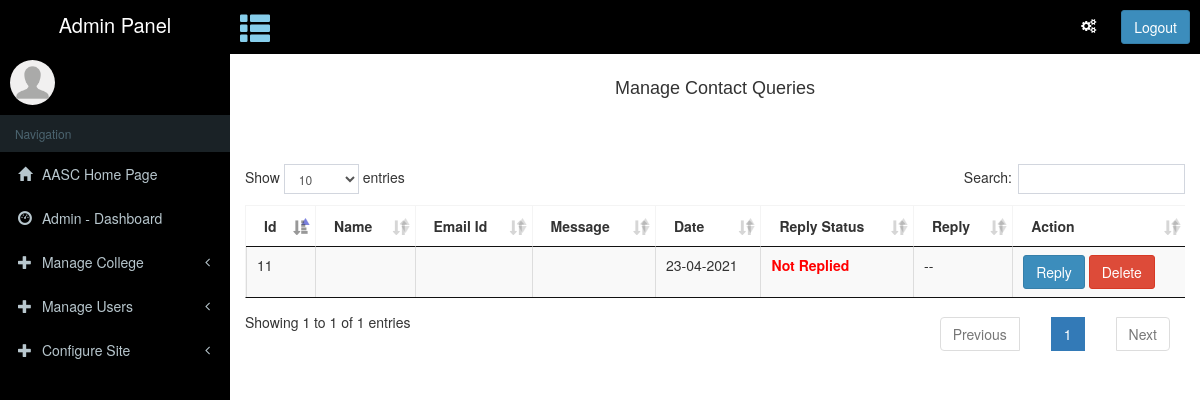
/account/configure-site/manage-contact-queries.php, run on the app's committed database.
### tables this page shows
CREATE TABLE `contactus` (
  `id` int(255) NOT NULL,
  `uname` varchar(50) NOT NULL,
  `emailid` varchar(100) NOT NULL,
  `msg` varchar(1000) NOT NULL,
  `date` varchar(100) NOT NULL,
  `replystatus` varchar(100) NOT NULL,
  `reply` varchar(1000) NOT NULL
);

### account/configure-site/manage-contact-queries.php (the view, shortened to what this page needs)
<?php
include '../../connection.php';
?>
<!DOCTYPE html>
<html>
<head>
  <?php include '../../assets/dashboard-assets-css.php'; ?>
</head>
<body class="hold-transition skin-blue sidebar-mini">
  <div class="wrapper">
    <?php include '../../navbar/dashboard-navbar.php';?>
    <?php include '../../sidebar/dashboard-left-sidebar.php';?>
    <div class="content-wrapper" style="background-color: #ffffff; ">
      <section class="content-header">
			<center> <h4>Manage Contact Queries</h4> </center>
      </section>
      <section class="content">
        <br><br>
        <div class="table-responsive">
          <table id="example" class="table table-striped table-bordered cell-border" cellspacing="0" width="100%">
            <thead>
              <tr>
                <th>Id</th>
                <th>Name</th>
                <th>Email Id</th>
                <th>Message</th>
                <th>Date</th>
                <th>Reply Status</th>
                <th>Reply</th>
                <th>Action</th>
              </tr>
            </thead>
            <tbody>
              <?php
              $get2 = mysqli_query($conn,"SELECT * FROM contactus");
              while($row2 = mysqli_fetch_array($get2))
              {
                $id=$row2['id'];
                $uname=$row2['uname'];
                $emailid=$row2['emailid'];
                $msg=$row2['msg'];
                $date=$row2['date'];
                $replystatus=$row2['replystatus'];
                $reply=$row2['reply'];
                ?>
                <div id="tbl_row">
                  <tr>
                    <td><?php echo $id; ?></td>
                    <td><?php echo $uname; ?></td>
                    <td><?php echo $emailid; ?></td>
                    <td><?php echo $msg; ?></td>
                    <td><?php echo $date; ?></td>
                    <td>
                    <?php
                    	if($replystatus=="Not Replied") {
                    ?>
					<b style="color: red"><?php echo $replystatus; ?></b>
					<?php
						}
					?>
                    </td>
                    <td><?php echo $reply; ?></td>
                    <td>
                      <input type="button" name="btnReply" id="btnReply" value="Reply" class="btn btn-primary" onclick="reply_row('<?php echo $id; ?>')">
                      <input type="button" name="btnDelete" id="btnDelete" value="Delete" class="btn btn-danger" onclick="delete_row('<?php echo $id; ?>')">
                    </td>
                  </tr>
                </div>
                <?php
              }
              ?>
            </tbody>
          </table>
        </div>
      </section>
    </div>
 </div>
</body>
</html>

### assets/css/jAlert.css (style rules this page uses)
html,body { min-height: 100%; }

### data on the page
contactus: id "11", date "23-04-2021", replystatus "Not Replied", reply "--"
